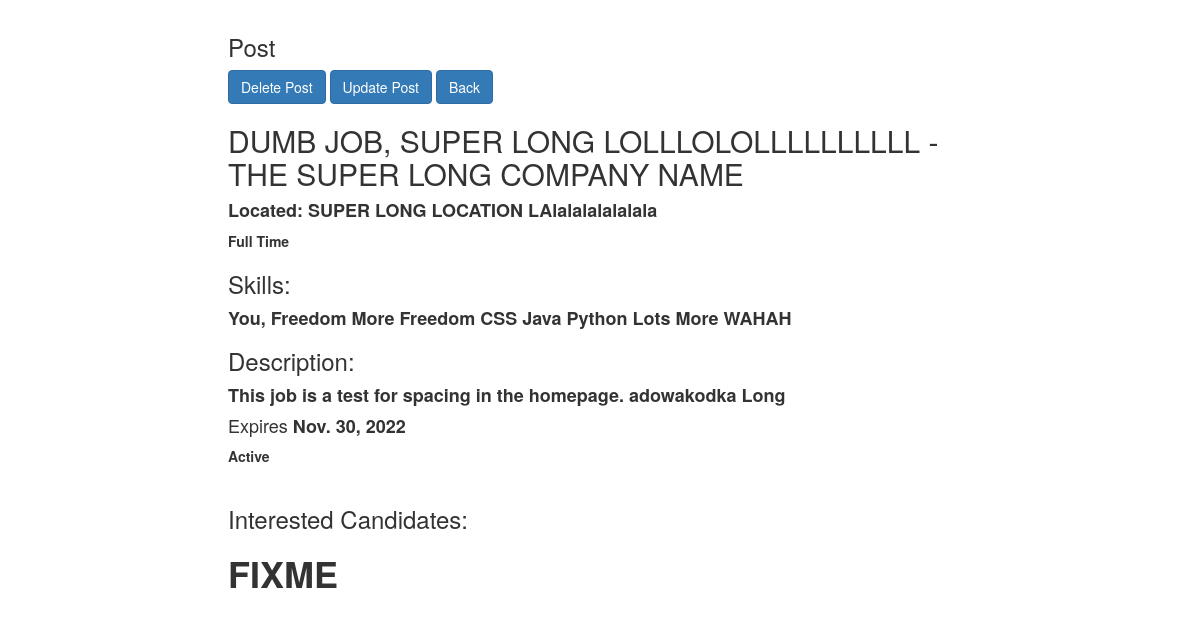
The app's page /recruiter/post/2/ (signed in), older data.
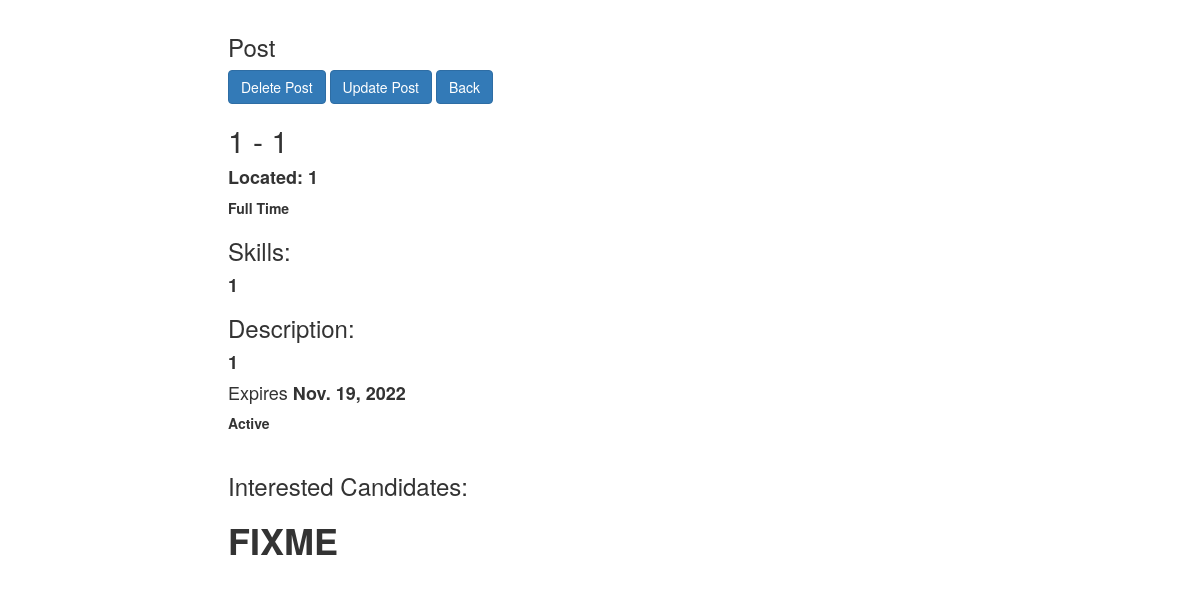
The same page, newer data.
### recruiter/models.py (models this page shows, shortened)
class JobPost(models.Model):
    recruiter = models.ForeignKey(RecruiterProfile, on_delete=models.CASCADE)
    pos_title = models.CharField("Position Title", max_length = 200)
    type = models.CharField("Type", max_length=200)
    location = models.CharField("Location", max_length = 200)
    des_skills = models.TextField("Desired Skills")
    description = models.TextField("Description")
    company = models.CharField("Company", max_length = 200)
    exp_date = models.DateField("Expiration Date")
    status = models.CharField("Status", max_length = 200)
    interested_candidates = models.PositiveIntegerField("Interested Candidates", default = 0)
    interested_ids = models.TextField("Interested IDs", default="")

### recruiter/views.py (the view)
# urls.py: path("post/<int:pk>/", views.PostView.as_view(), name = 'post'),
class PostView(LoginRequiredMixin, UserPassesTestMixin, DetailView):
    login_url = login_url
    redirect_field_name= "redirect_to"
    def test_func(self):
        if recruiter_check(self.request.user):
            try:
                self.recruiter = RecruiterProfile.objects.get(user = self.request.user)
                return True
            except RecruiterProfile.DoesNotExist:
                HttpResponseRedirect("/recruiter/profile_creation/")
        else:
            return False
    template_name = 'recruiter/post.html'
    context_object_name = "post"
    model = JobPost

### recruiter/views.py (called while the page is built)
def recruiter_check(user):
        return list(user.groups.all())[0].name == 'Recruiters'

### recruiter/templates/recruiter/post.html (shortened to what this page needs)
{% extends "recruiter_base.html" %}
{% block content %}
<div class="div-center-large">
    <div class="content">
        <h3>Post</h3>
        <div class = "alight-right">
            <a role = "button" class="btn btn-primary" href="/recruiter/post_delete/{{ post.id }}/">Delete Post</a>
            <a role = "button" class="btn btn-primary" href="/recruiter/post_update/{{ post.id }}/">Update Post</a>
            <a role = "button" class="btn btn-primary" href="/recruiter/homepage/">Back</a>
        </div>
        <h2>{{ post.pos_title }} - {{ post.company }}</h2>
        <h4><b>Located: {{ post.location }}</b></h4>
        <b>{{ post.type }}</b>
        <h3>Skills:</h3>
        <h4><b>{{ post.des_skills }}</b></h4>
        <h3>Description:</h3>
        <h4><b>{{ post.description }}</b></h4>
        <h4>Expires <b>{{ post.exp_date }}</b></h4>
        <b>{{ post.status }}</b>
        <br>
        <br>
        <h3>Interested Candidates:</h3>
        <h1><b>FIXME</b></h1>
    </div>
</div>
{% endblock %}

Row changes from the older to the newer data that the page shows:
changed JobPost "Full Time": pos_title "DUMB JOB, SUPER LONG LOLLLOLOLLLLLLLLLL" → "1"; company "THE SUPER LONG COMPANY NAME" → "1"; location "SUPER LONG LOCATION LAlalalalalalala" → "1"; des_skills "You, Freedom More Freedom CSS Java Python Lots More WAHAH" → "1"; description "This job is a test for spacing in the homepage. adowakodka Long" → "1"; exp_date "Nov. 30, 2022" → "Nov. 19, 2022"
